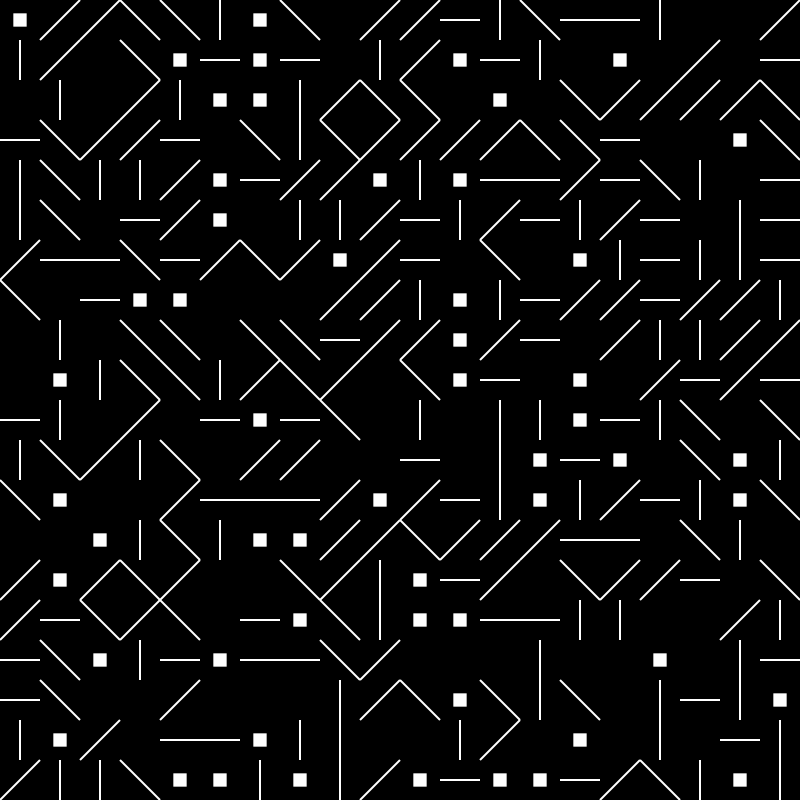

Source code (Python):
import cairo
import math
import random

# Setup
width, height = 800, 800
surface = cairo.ImageSurface(cairo.FORMAT_ARGB32, width, height)
ctx = cairo.Context(surface)

# Background
ctx.set_source_rgb(0, 0, 0)
ctx.paint()

# --- Modular Typography System ---

# Grid parameters
grid_size = 40
x_count = width // grid_size
y_count = height // grid_size

# Define basic module shapes (lines, rectangles)
def draw_module(ctx, x, y, module_type):
    ctx.set_line_width(2)
    ctx.set_source_rgb(1, 1, 1)  # White lines

    if module_type == 0:  # Horizontal line
        ctx.move_to(x, y + grid_size / 2)
        ctx.line_to(x + grid_size, y + grid_size / 2)
        ctx.stroke()
    elif module_type == 1:  # Vertical line
        ctx.move_to(x + grid_size / 2, y)
        ctx.line_to(x + grid_size / 2, y + grid_size)
        ctx.stroke()
    elif module_type == 2:  # Diagonal line (top-left to bottom-right)
        ctx.move_to(x, y)
        ctx.line_to(x + grid_size, y + grid_size)
        ctx.stroke()
    elif module_type == 3:  # Diagonal line (top-right to bottom-left)
        ctx.move_to(x + grid_size, y)
        ctx.line_to(x, y + grid_size)
        ctx.stroke()
    elif module_type == 4:  # Small rectangle
        rect_size = grid_size / 3
        ctx.rectangle(x + grid_size / 3, y + grid_size / 3, rect_size, rect_size)
        ctx.fill()
    else: # Empty module
        pass

# "Typeface" definition (example: 'A', 'B', etc. using module patterns)
# Here, we're creating a systematic, randomized pattern

for i in range(x_count):
    for j in range(y_count):
        x = i * grid_size
        y = j * grid_size
        module_type = random.randint(0, 5) # Generate random module type
        draw_module(ctx, x, y, module_type)
